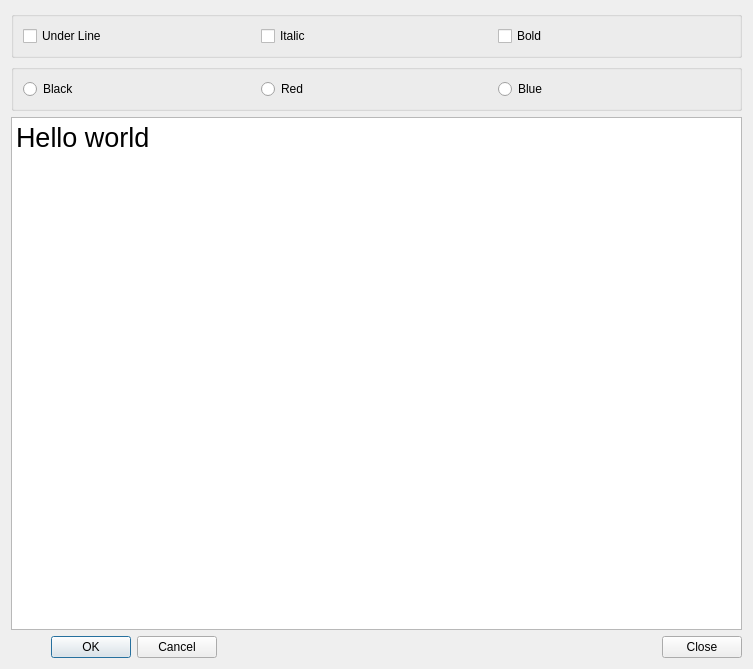
<?xml version="1.0" encoding="UTF-8"?>
<ui version="4.0">
 <class>QWDialog</class>
 <widget class="QDialog" name="QWDialog">
  <property name="geometry">
   <rect>
    <x>0</x>
    <y>0</y>
    <width>753</width>
    <height>669</height>
   </rect>
  </property>
  <property name="windowTitle">
   <string>Dialog By Designer</string>
  </property>
  <layout class="QVBoxLayout" name="verticalLayout">
   <item>
    <widget class="QGroupBox" name="groupBox">
     <property name="title">
      <string/>
     </property>
     <layout class="QHBoxLayout" name="horizontalLayout">
      <item>
       <widget class="QCheckBox" name="chkBoxUnder">
        <property name="toolTip">
         <string>Under Line</string>
        </property>
        <property name="whatsThis">
         <string/>
        </property>
        <property name="text">
         <string>Under Line</string>
        </property>
       </widget>
      </item>
      <item>
       <widget class="QCheckBox" name="chkBoxItalic">
        <property name="text">
         <string>Italic</string>
        </property>
       </widget>
      </item>
      <item>
       <widget class="QCheckBox" name="chkBoxBold">
        <property name="text">
         <string>Bold</string>
        </property>
       </widget>
      </item>
     </layout>
    </widget>
   </item>
   <item>
    <widget class="QGroupBox" name="groupBox_2">
     <property name="title">
      <string/>
     </property>
     <layout class="QHBoxLayout" name="horizontalLayout_2">
      <item>
       <widget class="QRadioButton" name="rBtnBlack">
        <property name="text">
         <string>Black</string>
        </property>
       </widget>
      </item>
      <item>
       <widget class="QRadioButton" name="rBtnRed">
        <property name="text">
         <string>Red</string>
        </property>
       </widget>
      </item>
      <item>
       <widget class="QRadioButton" name="rBtnBlue">
        <property name="text">
         <string>Blue</string>
        </property>
       </widget>
      </item>
     </layout>
    </widget>
   </item>
   <item>
    <widget class="QPlainTextEdit" name="textEdit">
     <property name="font">
      <font>
       <pointsize>20</pointsize>
      </font>
     </property>
     <property name="plainText">
      <string>Hello world</string>
     </property>
    </widget>
   </item>
   <item>
    <layout class="QHBoxLayout" name="horizontalLayout_3">
     <item>
      <spacer name="horizontalSpacer">
       <property name="orientation">
        <enum>Qt::Horizontal</enum>
       </property>
       <property name="sizeType">
        <enum>QSizePolicy::Fixed</enum>
       </property>
       <property name="sizeHint" stdset="0">
        <size>
         <width>40</width>
         <height>20</height>
        </size>
       </property>
      </spacer>
     </item>
     <item>
      <widget class="QPushButton" name="btnOK">
       <property name="text">
        <string>OK</string>
       </property>
      </widget>
     </item>
     <item>
      <widget class="QPushButton" name="btnCancel">
       <property name="text">
        <string>Cancel</string>
       </property>
      </widget>
     </item>
     <item>
      <spacer name="horizontalSpacer_2">
       <property name="orientation">
        <enum>Qt::Horizontal</enum>
       </property>
       <property name="sizeHint" stdset="0">
        <size>
         <width>40</width>
         <height>20</height>
        </size>
       </property>
      </spacer>
     </item>
     <item>
      <widget class="QPushButton" name="btnClose">
       <property name="text">
        <string>Close</string>
       </property>
      </widget>
     </item>
    </layout>
   </item>
  </layout>
 </widget>
 <resources/>
 <connections>
  <connection>
   <sender>btnOK</sender>
   <signal>clicked()</signal>
   <receiver>QWDialog</receiver>
   <slot>accept()</slot>
   <hints>
    <hint type="sourcelabel">
     <x>106</x>
     <y>641</y>
    </hint>
    <hint type="destinationlabel">
     <x>30</x>
     <y>649</y>
    </hint>
   </hints>
  </connection>
  <connection>
   <sender>btnCancel</sender>
   <signal>clicked()</signal>
   <receiver>QWDialog</receiver>
   <slot>reject()</slot>
   <hints>
    <hint type="sourcelabel">
     <x>181</x>
     <y>652</y>
    </hint>
    <hint type="destinationlabel">
     <x>278</x>
     <y>649</y>
    </hint>
   </hints>
  </connection>
  <connection>
   <sender>btnClose</sender>
   <signal>clicked()</signal>
   <receiver>QWDialog</receiver>
   <slot>close()</slot>
   <hints>
    <hint type="sourcelabel">
     <x>682</x>
     <y>650</y>
    </hint>
    <hint type="destinationlabel">
     <x>603</x>
     <y>652</y>
    </hint>
   </hints>
  </connection>
 </connections>
</ui>
